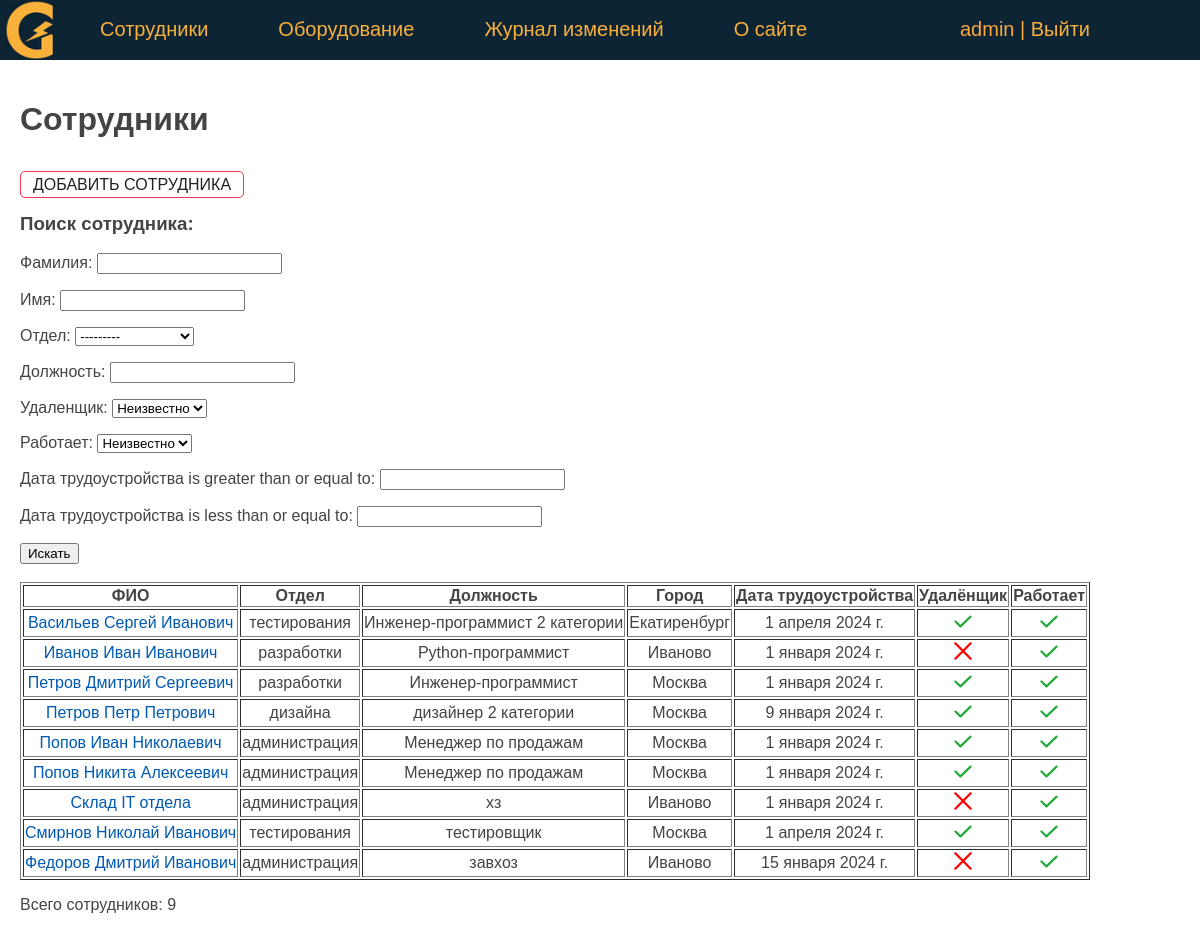
Before: /persons/ (signed in) with the older database file.
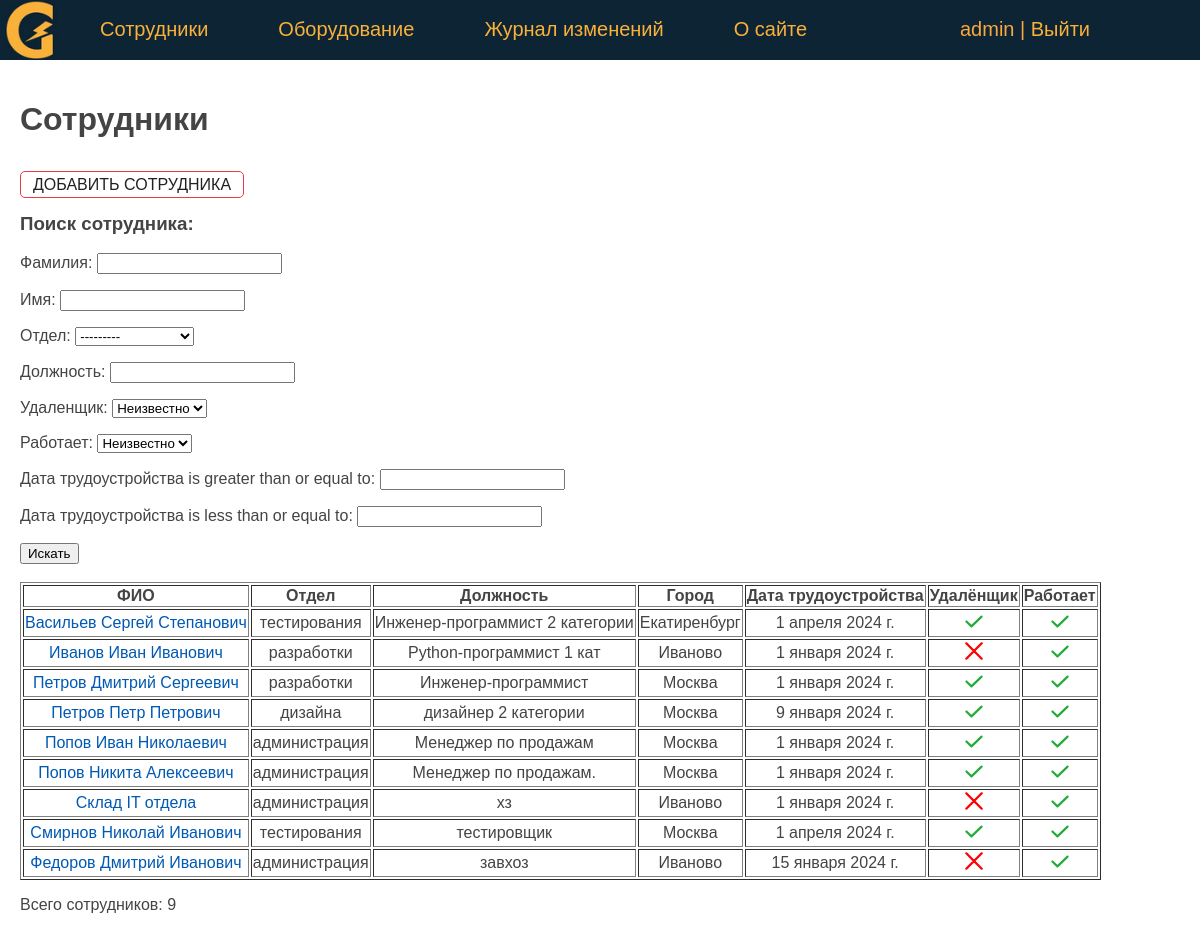
After: the same page with the newer database file.
### eqlog/models.py (models this page shows, shortened)
class Person(models.Model):
    last_name = models.CharField(verbose_name='Фамилия', max_length=50)
    first_name = models.CharField(verbose_name='Имя', max_length=50)
    middle_name = models.CharField(verbose_name='Отчество', max_length=50)
    department = models.ForeignKey('Department', on_delete=models.PROTECT, verbose_name='Отдел', related_name='get_persons')
    job_title = models.CharField(verbose_name='Должность', max_length=50)
    jobing_at = models.DateField(verbose_name='Дата трудоустройства', default=date(2024, 1, 1))
    created_at = models.DateTimeField(verbose_name='Дата создания', auto_now_add=True)
    updated_at = models.DateTimeField(verbose_name='Дата изменения', auto_now=True)
    remote = models.BooleanField(verbose_name='Удаленщик', default=False)
    is_working = models.BooleanField(verbose_name='Работает', default=True)
    city = models.CharField(verbose_name='Город', max_length=50, default='Москва')
    slug = AutoSlugField(populate_from='last_name', max_length=255, unique=True, db_index=True)
    user = models.ForeignKey(User, verbose_name='Пользователь', on_delete=models.DO_NOTHING, null=True)
    objects = models.Manager()
    @property
    def fio(self):
        return f'{self.last_name} {self.first_name} {self.middle_name}'
    def get_absolute_url(self):
        return reverse('person', kwargs={'pers_slug': self.slug})
    class Meta:
        verbose_name = 'Сотрудник'
        verbose_name_plural = 'Сотрудники'
        ordering = ['last_name', 'first_name']

class Department(models.Model):
    name = models.CharField(verbose_name='Отдел', max_length=50)
    objects = models.Manager()
    def __str__(self):
        return self.name
    class Meta:
        verbose_name = 'Отдел'
        verbose_name_plural = 'Отделы'

### eqlog/views.py (the view)
# urls.py: path('persons/', Persons.as_view(), name='persons'),
class Persons(DataMixin, ListView):
    model = Person
    template_name = 'eqlog/persons.html'
    context_object_name = 'persons'
    paginate_by = 20
    def get_context_data(self, **kwargs):
        context = super().get_context_data(**kwargs)
        auth = self.request.user.is_authenticated
        queryset = self.get_queryset()
        ps_filter = PersonFilter(self.request.GET, queryset)
        c_def = self.get_user_context(title='Сотрудники', auth=auth, ps_filter=ps_filter)
        return {**context, **c_def}
    def get_queryset(self):
        queryset = super().get_queryset()
        ps_filter = PersonFilter(self.request.GET, queryset)
        return ps_filter.qs

### eqlog/utils.py (called while the page is built)
    def get_user_context(self, **kwargs):
        context = kwargs
        context['menu'] = menu
        return context

### eqlog/templates/eqlog/persons.html (shortened to what this page needs)
{% extends 'eqlog/base.html' %}
{% block content %}
    {% if auth %}
        <h1>{{ title }}</h1>
        <p class="form-buttons">
            <p><a href="{% url 'addperson' %}" class="btn btn-outline">ДОБАВИТЬ СОТРУДНИКА</a>
        </p>
        <h3>Поиск сотрудника: </h3>
        <form method="get" action="{% url 'persons' %}">
            {{ ps_filter.form.as_p }}
            <button type="submit">Искать</button>
        </form>
        <br>
        <table border="1">
            <tr>
                <th>ФИО</th>
                <th>Отдел</th>
                <th>Должность</th>
                <th>Город</th>
                <th>Дата трудоустройства</th>
                <th>Удалёнщик</th>
                <th>Работает</th>
           </tr>
            {% for p in persons %}
                <tr>
                    <td><a href="{{ p.get_absolute_url }}"> {{ p.fio }}</a></td>
                    <td>{{ p.department }}</td>
                    <td>{{ p.job_title }}</td>
                    <td>{{ p.city }}</td>
                    <td>{{ p.jobing_at }}</td>
                    <td class="mark {% if p.remote %} mark_tick {% endif %}"></td>
                    <td class="mark {% if p.is_working %} mark_tick {% endif %}"></td>
                </tr>
            {% endfor %}
        </table>
        <p> Всего сотрудников: {{ persons | length }}</p>
    {% endif %}
{% endblock %}

Changed rows visible on the page:
changed Person "Инженер-программист 2 категории": fio "Васильев Сергей Иванович" → "Васильев Сергей Степанович"
changed Person "Иванов Иван Иванович": job_title "Python-программист" → "Python-программист 1 кат"
changed Person "Попов Никита Алексеевич": job_title "Менеджер по продажам" → "Менеджер по продажам."
